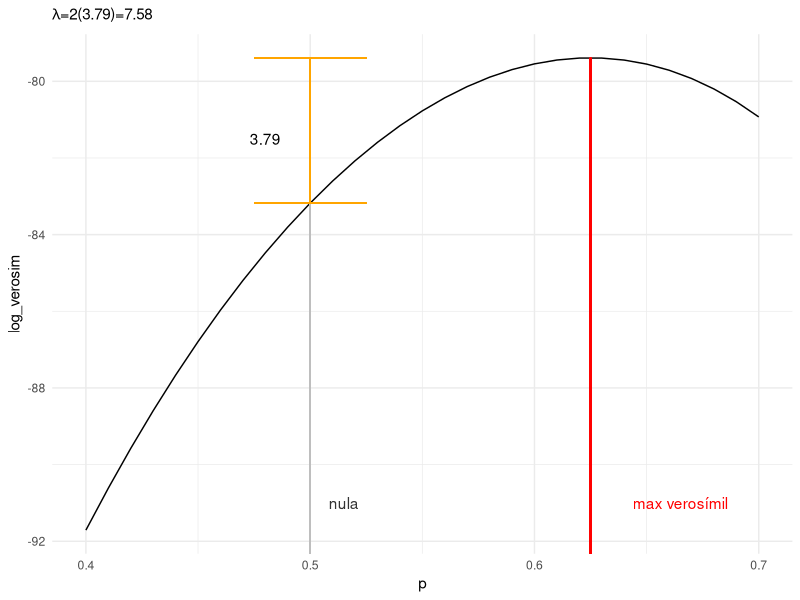
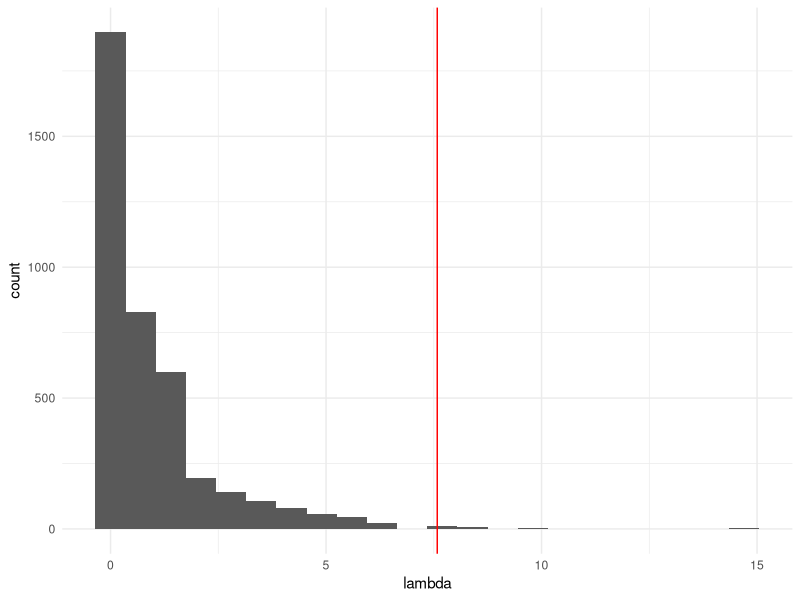
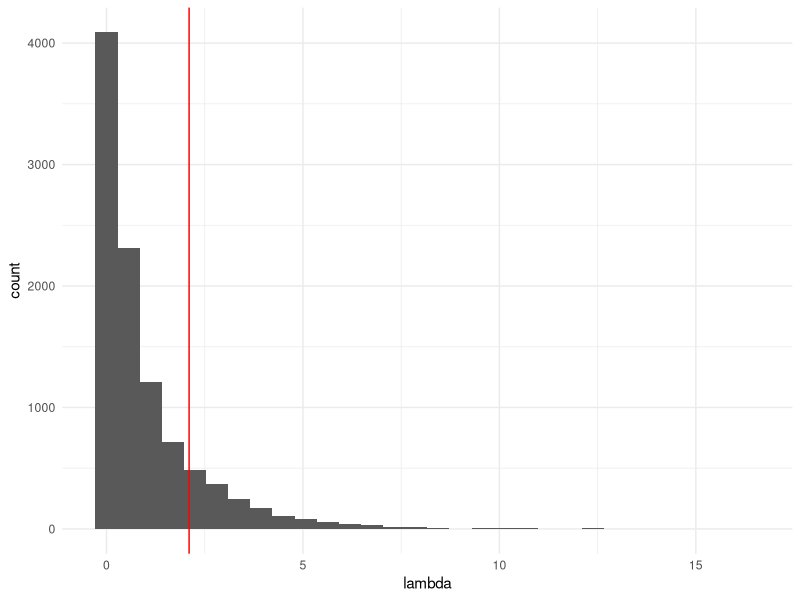
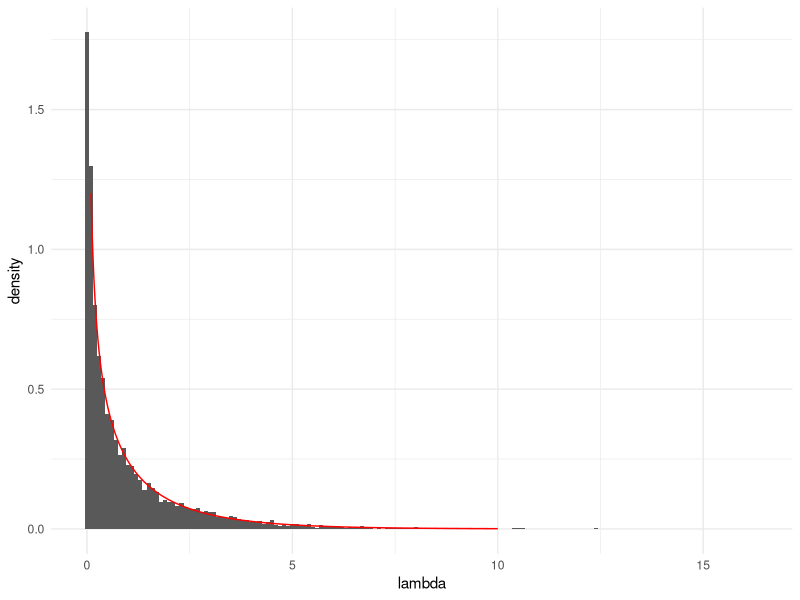
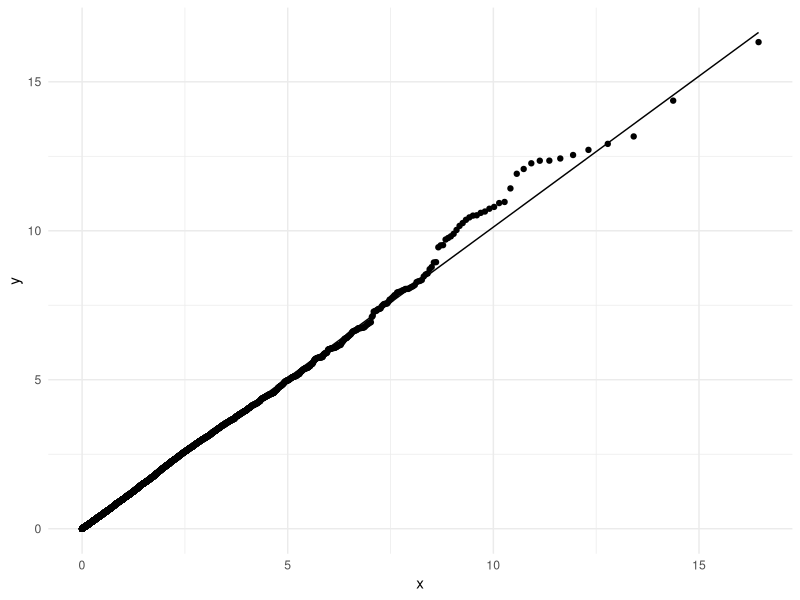
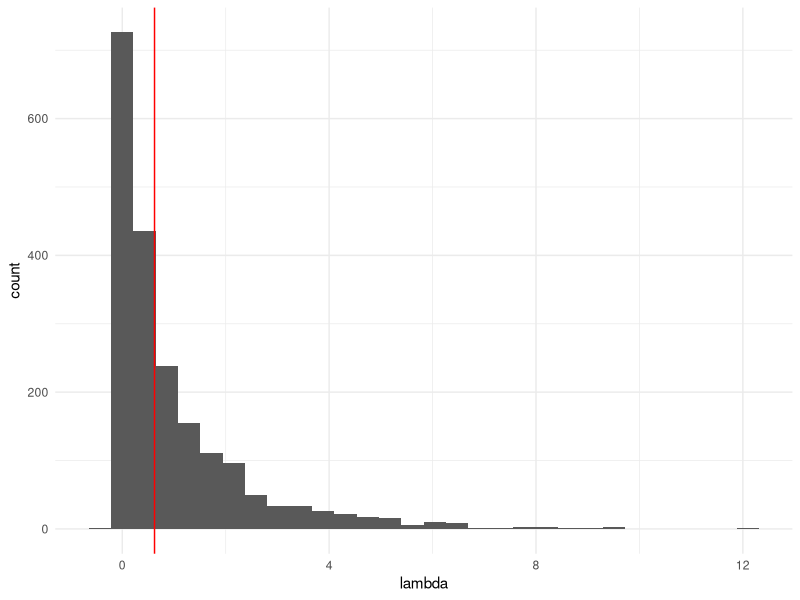
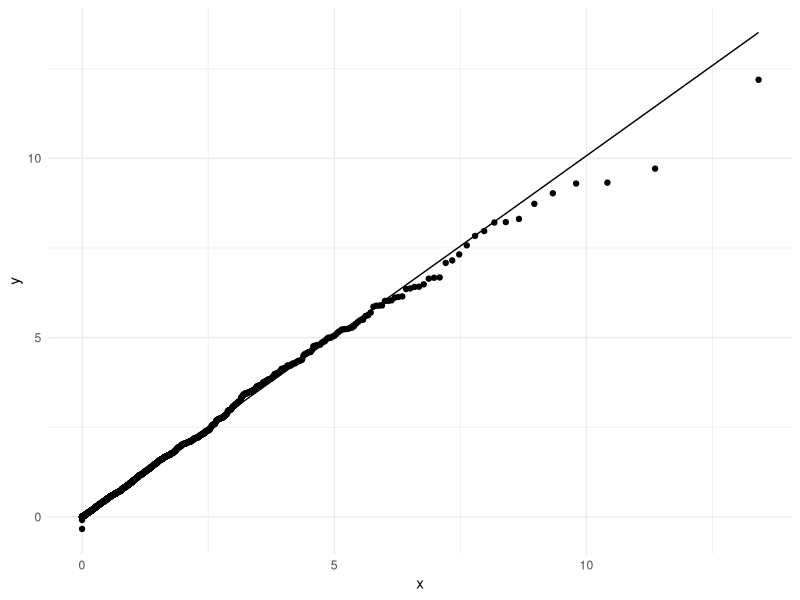
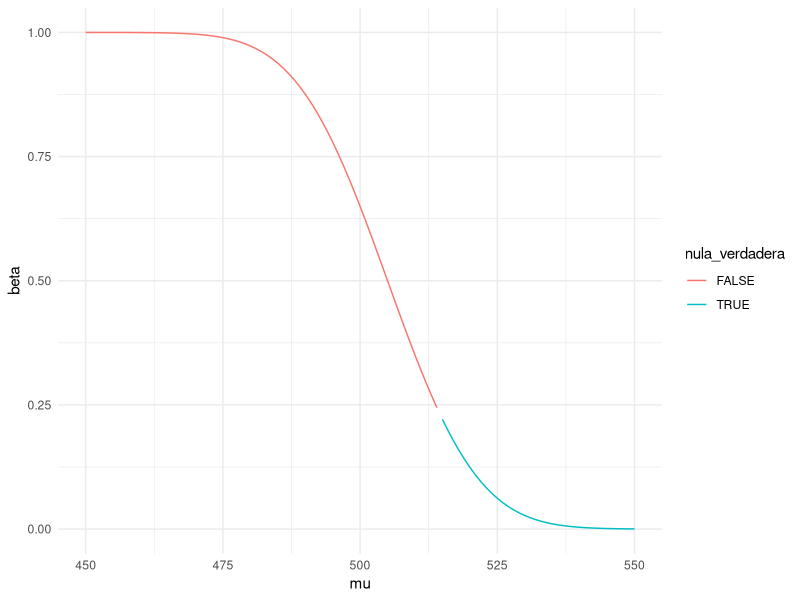

Write R code to recreate these figures, in order.
## ---- chunk 1
library(tidyverse)
library(patchwork)
knitr::opts_chunk$set(echo = TRUE, message = FALSE, warning=FALSE, fig.align = 'center', fig.width = 5, fig.height=3)
comma <- function(x) format(x, digits = 2, big.mark = ",")
theme_set(theme_minimal())
## ---- chunk 2
set.seed(29)
muestra_edomex <- read_csv("data/enlace.csv") %>% 
  filter(estado == "ESTADO DE MEXICO") %>% 
  sample_n(180)
resumen <- muestra_edomex %>% 
  summarise(media = mean(mate_6), s = sd(mate_6), n = n()) %>% 
  mutate(ee = s / sqrt(n))
resumen
## ---- chunk 3
dif <- (resumen %>% pull(media)) - 454
ee <- resumen %>% pull(ee)
w <- dif / ee
p <- 2 * (1 - pnorm(abs(w)))
p
## ---- chunk 4
p_hat <- 47 / 80
ee <- sqrt(p_hat * (1 - p_hat) / 80)
## ---- chunk 5
w <- (p_hat - 0.5) / ee
w
## ---- chunk 6
valor_p <- 2 * (1 - pnorm(abs(w)))
valor_p
## ---- chunk 7
n_1 <- 100
n_2 <- 250
p_hat_1 <- 0.86
p_hat_2 <- 0.90
ee <- sqrt(p_hat_1 * (1 - p_hat_1) / n_1 + p_hat_2 * (1 - p_hat_2) / n_2)
delta = p_hat_1 - p_hat_2
w  <- delta / ee
w
## ---- chunk 8
2 * (1 - pnorm(abs(w)))
## ---- chunk 9
set.seed(31521)
datos_clasif <- tibble(x = rep(1, 135), y = rep(1, 135)) %>% 
  bind_rows(tibble(x = rep(0, 65), y = rep(1, 65))) %>% 
  bind_rows(tibble(x = rep(1, 40), y = rep(0, 40))) %>% 
  bind_rows(tibble(x = rep(1 ,100), y = rep(1, 100))) %>%
  sample_n(300) %>% 
  mutate(caso = as.character(1: 300)) %>% 
  select(caso, x, y)
## ---- chunk 10
datos_clasif %>% head
## ---- chunk 11
datos_clasif <- datos_clasif %>% 
  mutate(d = x - y)
datos_clasif %>% head
## ---- chunk 12
medias_tbl <- 
  datos_clasif %>% summarise(across(where(is.numeric), mean, .names = "{col}_hat"))
d_hat <- pull(medias_tbl, d_hat)
medias_tbl
## ---- chunk 13
ee <- datos_clasif %>% 
  mutate(d_hat = mean(d)) %>% 
  mutate(dif_2 = (d - d_hat)) %>% 
  summarise(ee = sd(dif_2) / sqrt(n())) %>% 
  pull(ee)
ee  
## ---- chunk 14
w <- d_hat / ee
valor_p <- 2 * (1 - pnorm(abs(w)))
c(w = w, valor_p = valor_p) %>% round(3)
## ---- chunk 15
log_verosim <- function(p){
  75 * log(p) + (120 - 75) * log(1 - p)
}
verosim_tbl <- tibble(p = seq(0.4, 0.7, 0.01)) %>% 
  mutate(log_verosim = log_verosim(p))
ggplot(verosim_tbl, aes(x = p, y = log_verosim)) +
  geom_line() +
  geom_segment(x = 75/120, xend = 75/120, y = -130, yend = log_verosim(75/120), colour = "red") +
  geom_segment(x = 0.5, xend = 0.5, y = -130, yend = log_verosim(0.5), colour = "gray") +
  geom_errorbar(aes(x = 0.5,  ymin = log_verosim(0.5), ymax = log_verosim(75/120)), 
               colour = "orange", width = 0.05) +
  annotate("text", x = 0.48, y = -81.5, label = "3.79") +
  annotate("text", x = 0.515, y = -91, label ="nula", colour = "gray20") +
  annotate("text", x = 0.665, y = -91, label ="max verosímil", colour = "red") +
  labs(subtitle = expression(paste(lambda, "=2(3.79)=7.58"))) 
  
  
## ---- chunk 16
n_volados <- 120 # número de volados
simulados_nula <- rbinom(4000, n_volados, p = 0.5)
lambda <- function(n, x, p_0 = 0.5){
  # estimador de max verosim
  p_mv <- x / n 
  # log verosimilitud bajo mv
  log_p_mv <- x * log(p_mv) + (n - x) * log(1 - p_mv)
  # log verosimllitud bajo nula
  log_p_nula <- x * log(p_0) + (n - x) * log(1 - p_0)
  lambda <- 2*(log_p_mv - log_p_nula)
  lambda
}
lambda_obs <- lambda(n_volados, 75, 0.5)
sims_tbl <- tibble(sim_x = simulados_nula) %>% 
  mutate(lambda = map_dbl(sim_x, ~ lambda(n_volados, .x, p_0 = 0.5)))
ggplot(sims_tbl, aes(x = lambda)) + 
  geom_histogram(binwidth = 0.7) +
  geom_vline(xintercept = lambda_obs, color = "red")
## ---- chunk 17
valor_p <- mean(sims_tbl$lambda >= lambda_obs)
valor_p
## ---- chunk 18
set.seed(3341)
n_muestra <- 100
muestra_1 <- rnorm(n_muestra, 7.9, 1)
## ---- chunk 19
crear_log_p <- function(x){
  # crear log verosim para dos muestras normales independientes.
  log_p <- function(params){
    mu <- params[1]
    log_vero <- dnorm(x, mean = mu, sd = 1, log = TRUE) %>% sum
    log_vero
  }
}
lambda_calc <- function(muestra, crear_log_p){
  log_p <- crear_log_p(muestra)
  res <- optim(c(0), log_p, control = list(fnscale = -1))
  lambda_mv <- log_p(res$par)
  lambda_nula <- log_p(8.0)
  lambda <- 2 * (lambda_mv - lambda_nula)
  lambda
}
lambda <- lambda_calc(muestra_1, crear_log_p)
lambda
## ---- chunk 20
sims_nula <- map(1:10000, ~ rnorm(n_muestra, 8, 1))
lambda_nula_sim <- map_dbl(sims_nula, ~ lambda_calc(.x, crear_log_p))
tibble(lambda = lambda_nula_sim) %>% 
  ggplot(aes(x = lambda)) + geom_histogram() +
  geom_vline(xintercept = lambda, colour = "red") 
## ---- chunk 21
valor_p <- mean(lambda_nula_sim >= lambda)
valor_p
## ---- chunk 22
teorica <- tibble(x = seq(0.1, 10, 0.01)) %>% 
  mutate(f_chi_1 = dchisq(x, df = 1))
tibble(lambda = lambda_nula_sim) %>% 
  ggplot() + geom_histogram(aes(x = lambda, y = ..density..), binwidth = 0.1) +
  geom_line(data = teorica, aes(x = x, y = f_chi_1), colour = "red") 
## ---- chunk 23
tibble(lambda = lambda_nula_sim) %>% 
  ggplot(aes(sample = lambda)) +
  geom_qq(distribution = stats::qchisq, dparams = list(df = 1)) +
  geom_qq_line(distribution = stats::qchisq, dparams = list(df = 1)) 
## ---- chunk 24
set.seed(223)
muestra_1 <- rnorm(80, 0.8, 0.2)
muestra_2 <- rnorm(120, 0.8, 0.4)
## ---- chunk 25
crear_log_p <- function(x, y){
  # crear log verosim para dos muestras normales independientes.
  log_p <- function(params){
    mu_1 <- params[1]
    mu_2 <- params[2]
    sigma_1 <- params[3]
    sigma_2 <- params[4]
    log_vero_1 <- dnorm(x, mean = mu_1, sd = sigma_1, log = TRUE) %>% sum
    log_vero_2 <- dnorm(y, mean = mu_2, sd = sigma_2, log = TRUE) %>% sum
    log_vero <- log_vero_1 + log_vero_2 #se suman por independiencia
    log_vero
  }
}
log_p <- crear_log_p(muestra_1, muestra_2)
## ---- chunk 26
crear_log_p_nula <- function(x, y){
  log_p <- function(params){
    # misma media
    mu <- params[1]
    sigma_1 <- params[2]
    sigma_2 <- params[3]
    log_vero_1 <- dnorm(x, mean = mu, sd = sigma_1, log = TRUE) %>% sum
    log_vero_2 <- dnorm(y, mean = mu, sd = sigma_2, log = TRUE) %>% sum
    log_vero <- log_vero_1 + log_vero_2 #se suman por independiencia
    log_vero
  }
}
log_p_nula <- crear_log_p_nula(muestra_1, muestra_2)
## ---- chunk 27
res <- optim(c(0, 0, 1, 1), log_p, method = "Nelder-Mead", 
             control = list(fnscale = -1))
res$convergence
est_mv <- res$par
names(est_mv) <- c("mu_1", "mu_2", "sigma_1", "sigma_2")
est_mv
## ---- chunk 28
lambda_1 <- log_p(est_mv)
lambda_1
## ---- chunk 29
res <- optim(c(0, 1, 1), log_p_nula, method = "Nelder-Mead", 
             control = list(fnscale = -1))
res$convergence
est_mv_nula <- res$par
names(est_mv) <- c("mu", "sigma_1", "sigma_2")
est_mv_nula
## ---- chunk 30
lambda_2 <- log_p_nula(est_mv_nula)
lambda_2
## ---- chunk 31
lambda <- 2 * (lambda_1 - lambda_2)
lambda
## ---- chunk 32
simular_boot <- function(n_1, n_2, est_mv_nula){
  x <- rnorm(n_1, est_mv_nula[1], est_mv_nula[2])
  y <- rnorm(n_2, est_mv_nula[1], est_mv_nula[3])
  list(x = x, y = y)
}
lambda_nula_sim <- function(est_mv_nula){
  muestras <- simular_boot(80, 120, est_mv_nula)
  x <- muestras$x
  y <- muestras$y
  log_p <- crear_log_p(x, y)
  log_p_nula <- crear_log_p_nula(x, y)
  est_1 <- optim(c(0,0,1,1), log_p, control = list(fnscale = -1))
  est_2 <- optim(c(0,1,1), log_p_nula, control = list(fnscale = -1))
  lambda <- 2*(log_p(est_1$par) - log_p_nula(est_2$par))
  lambda
}
lambda_sim <- map_dbl(1:2000, ~ lambda_nula_sim(est_mv_nula = est_mv_nula))
## ---- chunk 33
tibble(lambda = lambda_sim) %>% 
  ggplot(aes(x = lambda)) +
  geom_histogram() +
  geom_vline(xintercept = lambda, colour = "red")
## ---- chunk 34
mean(lambda_sim > lambda)
## ---- chunk 35
tibble(lambda = lambda_sim) %>% 
  ggplot(aes(sample = lambda)) +
  geom_qq(distribution = stats::qchisq, dparams = list(df = 1)) +
  geom_qq_line(distribution = stats::qchisq, dparams = list(df = 1))

## ---- chunk 36
pchisq(lambda, df =1, lower.tail = FALSE)
## ---- chunk 37
potencia_tbl <- tibble(mu = seq(450, 550, 1)) %>% 
  mutate(beta = pnorm((505 - mu)/13)) %>% # probabilidad de rechazar
  mutate(nula_verdadera = factor(mu >= 515)) # nula verdadera
ggplot(potencia_tbl, aes(x = mu, y = beta, colour = nula_verdadera)) +
  geom_line() 
## ---- chunk 38
pnorm(-0.7692)
## ---- chunk 39
z_alpha <- qnorm(0.05)
z_alpha
## ---- chunk 40
C <- 13*z_alpha + 515
C
